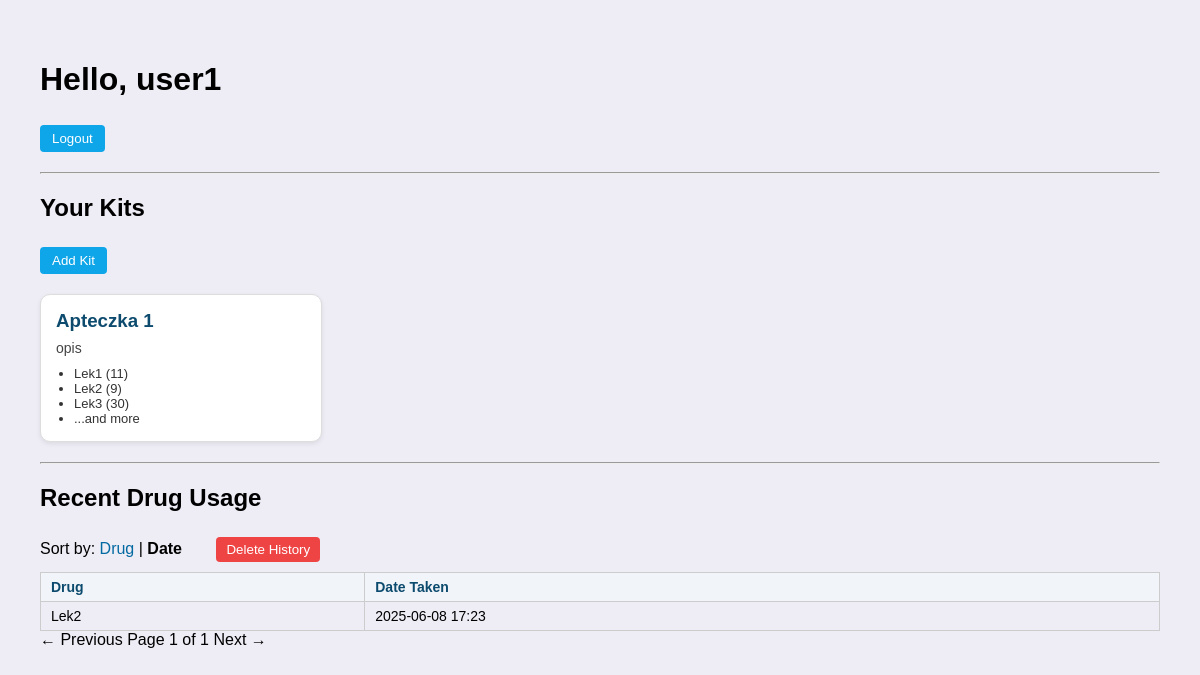
The page /dashboard/ (signed in) on the database its author committed.
### app_med_kit/models.py (models this page shows, shortened)
class Kit(models.Model):
    user = models.ForeignKey(User, on_delete=models.CASCADE)
    name = models.CharField(max_length=100)
    description = models.TextField(blank=True)

class Drug(models.Model):
    kit = models.ForeignKey(Kit, on_delete=models.CASCADE, related_name='drugs')
    name = models.CharField(max_length=100)
    number = models.PositiveIntegerField()
    description = models.TextField(blank=True)
    price = models.DecimalField(max_digits=10, decimal_places=2, default=0)
    expiration_date = models.DateField(null=True, blank=True)
    created_at = models.DateTimeField(auto_now_add=True)

class DrugTake(models.Model):
    user = models.ForeignKey(User, on_delete=models.CASCADE)
    drug = models.ForeignKey('Drug', on_delete=models.CASCADE)
    taken_at = models.DateTimeField(auto_now_add=True)

### app_med_kit/views.py (the view, shortened to what this page needs)
# urls.py: path('', views.dashboard, name='dashboard'),
@login_required
def dashboard(request):
    kits = Kit.objects.filter(user=request.user)
    show_form = request.GET.get('add_kit') == '1'
    form = KitForm() if show_form else None
    take_sort = request.GET.get('take_sort', 'taken_at')
    take_page = request.GET.get('take_page', 1)
    if take_sort == 'drug':
        takes = DrugTake.objects.filter(user=request.user).select_related('drug').order_by('drug__name')
    else:
        takes = DrugTake.objects.filter(user=request.user).select_related('drug').order_by('-taken_at')
    paginator = Paginator(takes, 5)
    take_page_obj = paginator.get_page(take_page)
    return render(request, 'app_med_kit/dashboard.html', {
        'kits': kits,
        'form': form,
        'show_form': show_form,
        'take_page_obj': take_page_obj,
        'take_sort': take_sort,
    })

### app_med_kit/templates/app_med_kit/dashboard.html (shortened to what this page needs)
{% extends 'app_med_kit/med_kit_base.html' %}
{% load static %}
{% block extra_css %}
<link rel="stylesheet" href="{% static 'css/dashboard.css' %}">
{% endblock %}
{% block content %}
<h1>Hello, {{ user.username }}</h1>
<form method="post" action="{% url 'logout' %}">
    <button type="submit">Logout</button>
</form>
<hr>
<h2>Your Kits</h2>
<a href="?add_kit=1"><button {% if show_form %}disabled{% endif %}>Add Kit</button></a>
<div class="kit-grid">
  {% for kit in kits %}
    <a href="{% url 'manage_kit' kit.id %}" class="kit-card">
      <h3>{{ kit.name }}</h3>
      {% if kit.description %}
        <p>{{ kit.description }}</p>
      {% endif %}
      <ul>
        {% for drug in kit.drugs.all|slice:":3" %}
          <li>{{ drug.name }} ({{ drug.number }})</li>
        {% endfor %}
        {% if kit.drugs.count > 3 %}
          <li>...and more</li>
        {% endif %}
      </ul>
    </a>
  {% empty %}
    <p>You have no kits yet.</p>
  {% endfor %}
</div>
<hr>
<h2>Recent Drug Usage</h2>
<div class="sort-navbar">
  Sort by:
  {% if take_sort == 'drug' %}
    <strong>Drug</strong> |
    <a href="?take_sort=taken_at">Date</a>
  {% else %}
    <a href="?take_sort=drug">Drug</a> |
    <strong>Date</strong>
  {% endif %}
  <form method="post" action="{% url 'delete_usage_history' %}" id="delete-history-form" style="display: inline; margin-left: 20px;">
    <button type="button" onclick="confirmDeleteHistory()">Delete History</button>
  </form>
</div>
<table class="usage-table">
  <thead>
    <tr>
      <th>Drug</th>
      <th>Date Taken</th>
    </tr>
  </thead>
  <tbody>
    {% for take in take_page_obj %}
      <tr>
        <td>{{ take.drug.name }}</td>
        <td>{{ take.taken_at|date:"Y-m-d H:i" }}</td>
      </tr>
    {% empty %}
      <tr><td colspan="2">No drug usage yet.</td></tr>
    {% endfor %}
  </tbody>
</table>
<div class="pagination">
  {% if take_page_obj.has_previous %}
    <a href="?take_sort={{ take_sort }}&take_page={{ take_page_obj.previous_page_number }}">← Previous</a>
  {% else %}
    <span class="disabled">← Previous</span>
  {% endif %}
  <span>Page {{ take_page_obj.number }} of {{ take_page_obj.paginator.num_pages }}</span>
  {% if take_page_obj.has_next %}
    <a href="?take_sort={{ take_sort }}&take_page={{ take_page_obj.next_page_number }}">Next →</a>
  {% else %}
    <span class="disabled">Next →</span>
  {% endif %}
</div>
{% endblock %}

### static/css/med_kit_base.css (style rules this page uses)
body { font-family: Arial, sans-serif; background-color: #eeedf5; color: #000000; padding: 20px; }
h1, h2 { color: #000000; }
button { background-color: #0ea5e9; color: white; padding: 6px 12px; border: none; border-radius: 4px; cursor: pointer; margin-top: 5px; }
a { color: #0369a1; text-decoration: none; }
hr { margin: 20px 0; }

### static/css/dashboard.css (style rules this page uses)
body { margin: 20px; padding: 20px; }
.kit-grid { display: flex; flex-wrap: wrap; gap: 20px; margin-top: 20px; }
.kit-card { display: block; width: 250px; background-color: #fff; border: 1px solid #ddd; border-radius: 10px; padding: 15px; box-shadow: 0 2px 5px rgba(0, 0, 0, 0.08); text-decoration: none; color: inherit; transition: transform 0.2s ease, box-shadow 0.2s ease; }
.kit-card h3 { margin-top: 0; margin-bottom: 8px; color: #0c4a6e; }
.kit-card p { margin: 0 0 10px 0; font-size: 14px; color: #444; }
.kit-card ul { list-style-type: disc; padding-left: 18px; margin: 0; font-size: 13px; color: #333; }
.usage-table { width: 100%; border-collapse: collapse; margin-top: 10px; font-size: 14px; }
.usage-table th, .usage-table td { border: 1px solid #ccc; padding: 6px 10px; text-align: left; }
.usage-table th { background-color: #f1f5f9; color: #0c4a6e; }
.sort-navbar button { background-color: #ef4444; color: white; border: none; border-radius: 4px; padding: 5px 10px; margin-left: 10px; cursor: pointer; }

### rows shown on the page
Kit: name "Apteczka 1", description "opis", shows "...and more"
Drug: name "Lek1", number "11"
Drug: name "Lek2", number "9"
Drug: name "Lek3", number "30"
DrugTake: drug.name "Lek2", taken_at "2025-06-08 17:23"

### other values the page prints
{{ user.username }} "user1"
{{ take_page_obj.number }} "1"
{{ take_page_obj.paginator.num_pages }} "1"
